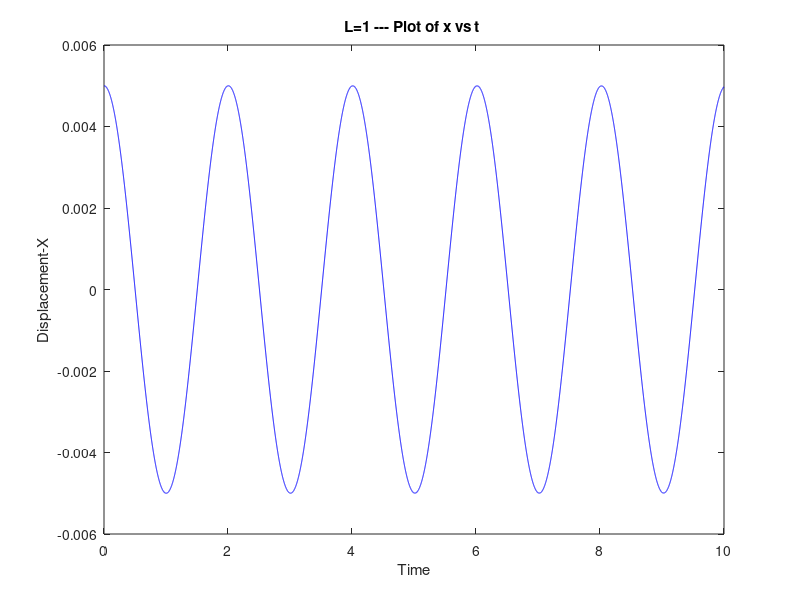
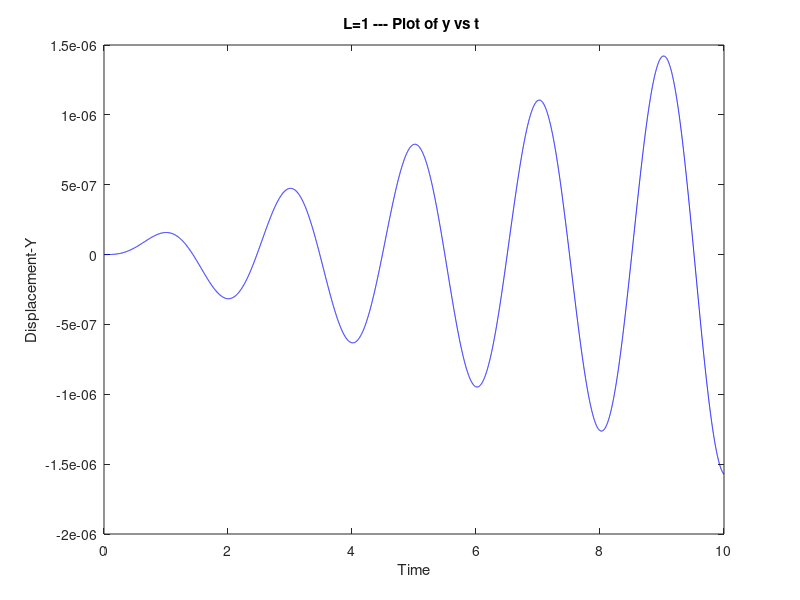
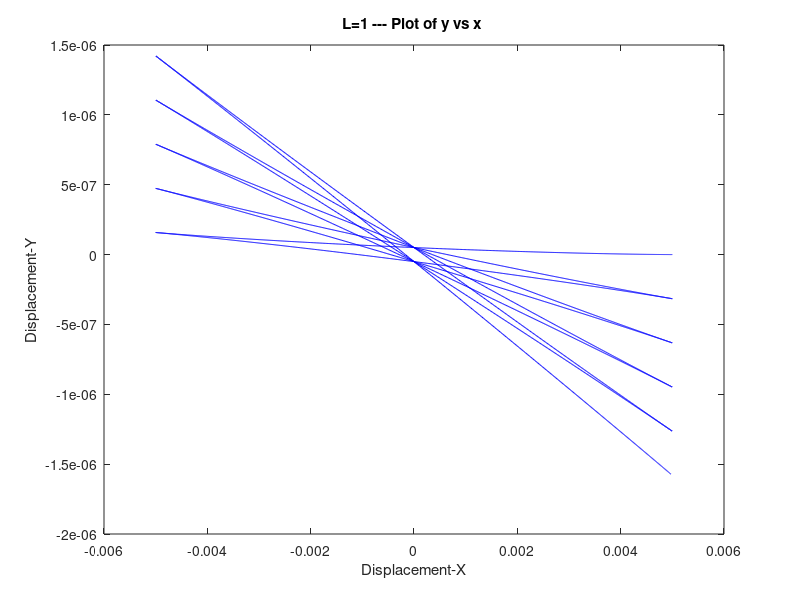

Write MATLAB code to recreate these figures, in order.
function Foucalt_Pendulum
% This programme will numerically solve the equation of motion of a foucalt
% pendulum for different initial condition.
TSPAN=linspace(0,10,10000);
% Initial Condition for Pendulum
initial_displacement_x=0.005;
initial_velocity_x=0.0;

initial_displacement_y=0.0;
initial_velocity_y=0.0;

z0=[initial_displacement_x initial_displacement_y initial_velocity_x initial_velocity_y];


[t,z] = ode45(@odefun,TSPAN,z0);

%plot x vs t
figure(1)
plot(TSPAN ,z(:,1),'b')
ylabel('Displacement-X');xlabel('Time');title('L=1 --- Plot of x vs t ');
%plot y vs t
figure(2)
plot(TSPAN ,z(:,2),'b')
ylabel('Displacement-Y');xlabel('Time');title('L=1 --- Plot of y vs t ');
%plot y vs x
figure(3)
plot(z(:,1) ,z(:,2),'b')
ylabel('Displacement-Y');xlabel('Displacement-X');title('L=1 --- Plot of y vs x ');

% functions

function zdot= odefun(t,z)
g=9.81;L=1;w=7.29e-5;lat=25.5941;
   
zdot=[z(3);z(4); 
-g/L*z(1)+2*w*sind(lat)*z(4);
-g/L*z(2)-2*w*sind(lat)*z(3)];


